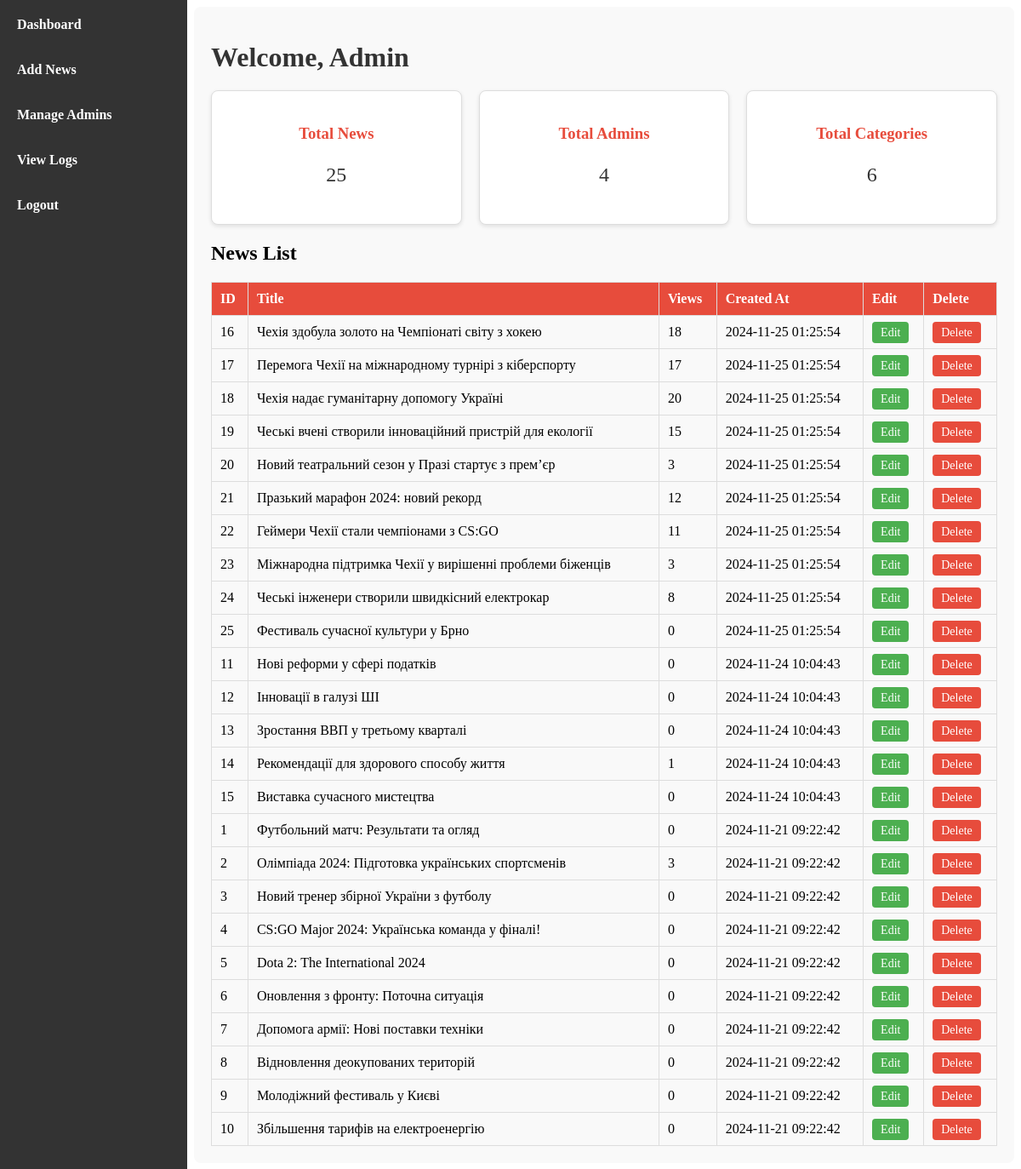
Page /admin/dashboard.php (signed in) on the committed database.
### tables this page shows
CREATE TABLE `news` (
  `id` int(11) NOT NULL,
  `title` varchar(255) NOT NULL,
  `content` text NOT NULL,
  `category_id` int(11) NOT NULL,
  `views` int(11) NOT NULL DEFAULT 0,
  `created_at` datetime NOT NULL,
  `is_deleted` tinyint(1) DEFAULT 0
);

### admin/dashboard.php (the view, shortened to what this page needs)
<?php
include '../db/connection.php';
$totalNews = $conn->query("SELECT COUNT(*) AS count FROM news WHERE is_deleted = 0")->fetch_assoc()['count'];
$totalAdmins = $conn->query("SELECT COUNT(*) AS count FROM admins")->fetch_assoc()['count'];
$totalCategories = $conn->query("SELECT COUNT(*) AS count FROM categories")->fetch_assoc()['count'];
$news = $conn->query("SELECT id, title, views, created_at FROM news WHERE is_deleted = 0 ORDER BY created_at DESC");
?>
<!DOCTYPE html>
<html lang="en">
<head>
    <link rel="stylesheet" href="../style/admin.css">
</head>
<body>
    <?php include '../components/admin_navbar.php'; ?>
    <div class="dashboard-container">
        <h1>Welcome, Admin</h1>
        <div class="stats">
            <div class="stat-item">
                <h3>Total News</h3>
                <p><?= $totalNews ?></p>
            </div>
            <div class="stat-item">
                <h3>Total Admins</h3>
                <p><?= $totalAdmins ?></p>
            </div>
            <div class="stat-item">
                <h3>Total Categories</h3>
                <p><?= $totalCategories ?></p>
            </div>
        </div>
        <h2>News List</h2>
        <table class="news-table">
            <thead>
                <tr>
                    <th>ID</th>
                    <th>Title</th>
                    <th>Views</th>
                    <th>Created At</th>
                    <?php if ($accessLevel >= 2): ?>
                        <th>Edit</th>
                        <th>Delete</th>
                    <?php endif; ?>
                </tr>
            </thead>
            <tbody>
                <?php while ($row = $news->fetch_assoc()): ?>
                    <tr>
                        <td><?= $row['id'] ?></td>
                        <td><?= htmlspecialchars($row['title']) ?></td>
                        <td><?= $row['views'] ?></td>
                        <td><?= $row['created_at'] ?></td>
                        <?php if ($accessLevel >= 2): ?>
                            <td>
                                <a href="edit_news.php?id=<?= $row['id'] ?>" class="btn-edit">Edit</a>
                            </td>
                            <td>
                                <a href="../db/delete_news_handler.php?id=<?= $row['id'] ?>" class="btn-delete" onclick="return confirm('Are you sure?')">Delete</a>
                            </td>
                        <?php endif; ?>
                    </tr>
                <?php endwhile; ?>
            </tbody>
        </table>
    </div>
</body>
</html>

### components/admin_navbar.php (shortened to what this page needs)
<?php
$accessLevel = $_SESSION['access_level'];
?>
<nav class="admin-navbar">
    <ul>
        <li><a href="dashboard.php">Dashboard</a></li>
        <li><a href="add_news.php">Add News</a></li>
        <?php if ($accessLevel == 3): ?>
            <li><a href="manage_admins.php">Manage Admins</a></li>
        <?php endif; ?>
        <li><a href="view_logs.php">View Logs</a></li>
        <li><a href="../db/logout.php">Logout</a></li>
    </ul>
</nav>

### style/admin.css (style rules this page uses)
.admin-navbar { background-color: #333; padding: 10px; position: fixed; top: 0; left: 0; bottom: 0; width: 200px; }
.admin-navbar ul { list-style: none; margin: 0; padding: 0; display: flex; flex-direction: column; gap: 15px; }
.admin-navbar li { display: block; }
.admin-navbar a { text-decoration: none; color: #ffffff; font-weight: bold; padding: 10px; border-radius: 4px; display: block; }
.dashboard-container { margin-left: 220px; padding: 20px; background-color: #f9f9f9; border-radius: 8px; }
.dashboard-container h1 { color: #333; margin-bottom: 20px; }
.stats { display: flex; gap: 20px; justify-content: space-between; }
.stat-item { flex: 1; padding: 20px; background-color: #ffffff; border: 1px solid #ddd; border-radius: 8px; text-align: center; box-shadow: 0 2px 5px rgba(0, 0, 0, 0.1); }
.stat-item h3 { color: #e74c3c; margin-bottom: 10px; }
.stat-item p { font-size: 1.5em; color: #333; }
.news-table { width: 100%; border-collapse: collapse; margin-top: 20px; }
.news-table th, .news-table td { padding: 10px; border: 1px solid #ddd; text-align: left; }
.news-table th { background-color: #e74c3c; color: #fff; }
.btn-edit { background-color: #4CAF50; color: white; padding: 5px 10px; text-decoration: none; border-radius: 4px; font-size: 14px; }
.btn-delete { background-color: #e74c3c; color: white; padding: 5px 10px; text-decoration: none; border-radius: 4px; font-size: 14px; }

### rows in the picture
news: id "16", title "Чехія здобула золото на Чемпіонаті світу з хокею", views "18", created_at "2024-11-25 01:25:54"
news: id "17", title "Перемога Чехії на міжнародному турнірі з кіберспорту", views "17", created_at "2024-11-25 01:25:54"
news: id "18", title "Чехія надає гуманітарну допомогу Україні", views "20", created_at "2024-11-25 01:25:54"
news: id "19", title "Чеські вчені створили інноваційний пристрій для екології", views "15", created_at "2024-11-25 01:25:54"
news: id "20", title "Новий театральний сезон у Празі стартує з прем’єр", views "3", created_at "2024-11-25 01:25:54"
news: id "21", title "Празький марафон 2024: новий рекорд", views "12", created_at "2024-11-25 01:25:54"
news: id "22", title "Геймери Чехії стали чемпіонами з CS:GO", views "11", created_at "2024-11-25 01:25:54"
news: id "23", title "Міжнародна підтримка Чехії у вирішенні проблеми біженців", views "3", created_at "2024-11-25 01:25:54"
news: id "24", title "Чеські інженери створили швидкісний електрокар", views "8", created_at "2024-11-25 01:25:54"
news: id "25", title "Фестиваль сучасної культури у Брно", views "0", created_at "2024-11-25 01:25:54"
news: id "11", title "Нові реформи у сфері податків", views "0", created_at "2024-11-24 10:04:43"
news: id "12", title "Інновації в галузі ШІ", views "0", created_at "2024-11-24 10:04:43"
news: id "13", title "Зростання ВВП у третьому кварталі", views "0", created_at "2024-11-24 10:04:43"
news: id "14", title "Рекомендації для здорового способу життя", views "1", created_at "2024-11-24 10:04:43"
news: id "15", title "Виставка сучасного мистецтва", views "0", created_at "2024-11-24 10:04:43"
news: id "1", title "Футбольний матч: Результати та огляд", views "0", created_at "2024-11-21 09:22:42"
news: id "2", title "Олімпіада 2024: Підготовка українських спортсменів", views "3", created_at "2024-11-21 09:22:42"
news: id "3", title "Новий тренер збірної України з футболу", views "0", created_at "2024-11-21 09:22:42"
news: id "4", title "CS:GO Major 2024: Українська команда у фіналі!", views "0", created_at "2024-11-21 09:22:42"
news: id "5", title "Dota 2: The International 2024", views "0", created_at "2024-11-21 09:22:42"
news: id "6", title "Оновлення з фронту: Поточна ситуація", views "0", created_at "2024-11-21 09:22:42"
news: id "7", title "Допомога армії: Нові поставки техніки", views "0", created_at "2024-11-21 09:22:42"
news: id "8", title "Відновлення деокупованих територій", views "0", created_at "2024-11-21 09:22:42"
news: id "9", title "Молодіжний фестиваль у Києві", views "0", created_at "2024-11-21 09:22:42"
news: id "10", title "Збільшення тарифів на електроенергію", views "0", created_at "2024-11-21 09:22:42"

### other values in the picture
$totalNews "25"
$totalAdmins "4"
$totalCategories "6"
